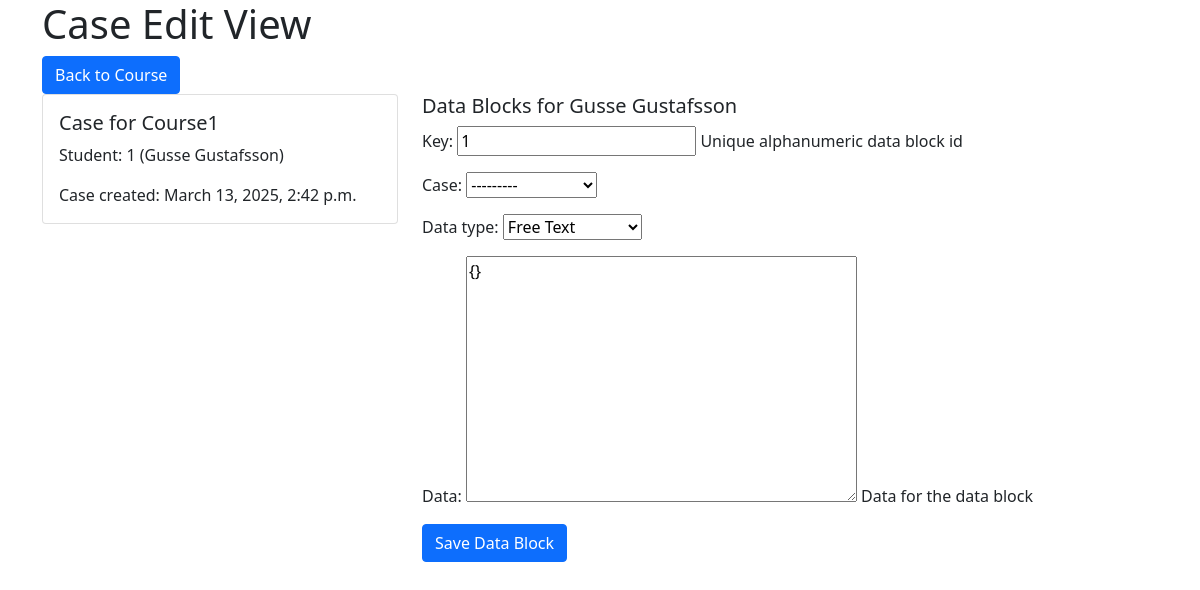
The app's page /case/1/, older data.
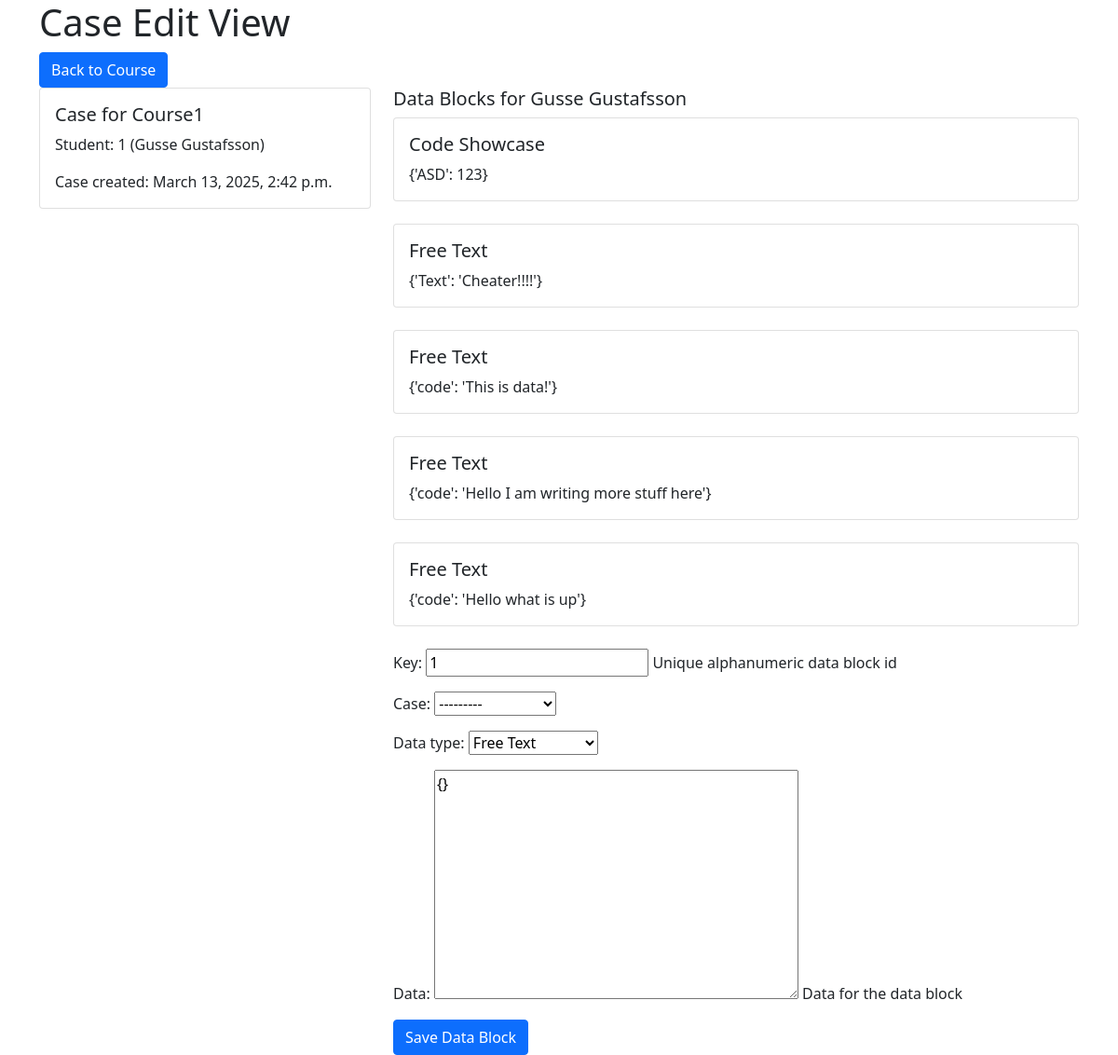
The same page, newer data.
### cheatersheet/models.py (models this page shows, shortened)
class Case(models.Model):
    key = models.CharField(
        max_length=64, unique=True, help_text="Unique alphanumeric case id"
    )
    created_at = models.DateTimeField(auto_now_add=True)
    course = models.ForeignKey('Course', on_delete=models.CASCADE)
    student = models.ForeignKey('Student', on_delete=models.CASCADE)
    objects = models.Manager()

class Course(models.Model):
    created = models.DateTimeField(auto_now_add=True)
    key = models.CharField(
        max_length=64, unique=True, help_text="Unique alphanumeric course instance id"
    )
    name = models.CharField(max_length=255, help_text="Descriptive course name")
    provider = models.CharField(
        max_length=16,
        help_text="Provider for submission data",
    )
    objects = models.Manager()

class Student(models.Model):
    created = models.DateTimeField(auto_now_add=True)
    key = models.CharField(
        max_length=64, unique=True, help_text="Unique alphanumeric student id"
    )
    name = models.CharField(max_length=255, help_text="Student name")
    student_id = models.CharField(max_length=255, help_text="Student number", default="")
    aplus_id = models.CharField(max_length=255, help_text="A+ user id")
    objects = models.Manager()

class DataBlock(models.Model):
    DATA_TYPE = (
        (0, 'Free Text'),
        (1, 'Code Showcase'),
        (2, 'Timeline'),
    )
    key = models.CharField(
        max_length=64, unique=True, help_text="Unique alphanumeric data block id"
    )
    case = models.ForeignKey('Case', on_delete=models.CASCADE)
    data_type = models.IntegerField(choices=DATA_TYPE, default=0)
    data = models.JSONField(
        help_text="Data for the data block",
        default=dict,
    )
    objects = models.Manager()

### cheatersheet/views.py (the view)
# urls.py: path("case/<int:case_id>/", views.case, name="case"),
def case(request, case_id):
    template = loader.get_template("case.html")
    case = Case.objects.get(pk=case_id)
    data_blocks = DataBlock.objects.all().filter(case=case)
    context = { "case": case, "form": CaseDataBlockForm(instance=case), "data_blocks": data_blocks }
    return HttpResponse(template.render(context, request))

### cheatersheet/forms.py
class CaseDataBlockForm(forms.ModelForm):
    class Meta:
        model = DataBlock
        fields = ['key', 'case', 'data_type', 'data']

### cheatersheet/templates/case.html (shortened to what this page needs)
{% extends "base.html" %}
{% block content %}
<div class="container">
    <h1>Case Edit View</h1>
    <a href="{% url 'course' case.course.id %}" class="btn btn-primary">Back to Course</a>
    <div class="row">
        <div class="col-md-4">
            <div class="card mb-4">
                <div class="card-body">
                    <h5 class="card-title">Case for {{ case.course.name }}</h5>
                    <p class="card-text">Student: {{ case.student.id }} ({{case.student.name}})</p>
                    <p class="card-text">Case created: {{ case.created_at }}</p>
                </div>
            </div>
        </div>
        <div class="col-md-8">
            <h5 class="card-title">Data Blocks for {{ case.student.name }}</h5>
            {% for data_block in data_blocks %}
            <div class="card mb-4">
                <div class="card-body">
                    <h5 class="card-title">{{ data_block.get_data_type_display }}</h5>
                    <p class="card-text">{{ data_block.data }}</p>
                </div>
            </div>
            {% endfor %}
            <form method="post" action="{% url 'save_case_data_block' case.id %}">
                {{ form.as_p }}
                <button type="submit" class="btn btn-primary">Save Data Block</button>
            </form>
        </div>
    </div>
</div>
{% endblock %}

### cheatersheet/templates/base.html (shortened to what this page needs)
<!doctype html>
{% load static %}
<html lang="en">
  <head>
    <link href="https://cdn.jsdelivr.net/npm/bootstrap@5.0.2/dist/css/bootstrap.min.css" rel="stylesheet">
  </head>
  <body>
    {% block content %}
    {% endblock %}
  </body>
</html>

Row changes from the older to the newer data that the page shows:
added DataBlock: data_type "Code Showcase", data "{'ASD': 123}"
added DataBlock: data_type "Free Text", data "{'Text': 'Cheater!!!!'}"
added DataBlock: data_type "Free Text", data "{'code': 'This is data!'}"
added DataBlock: data_type "Free Text", data "{'code': 'Hello I am writing more stuff here'}"
added DataBlock: data_type "Free Text", data "{'code': 'Hello what is up'}"
